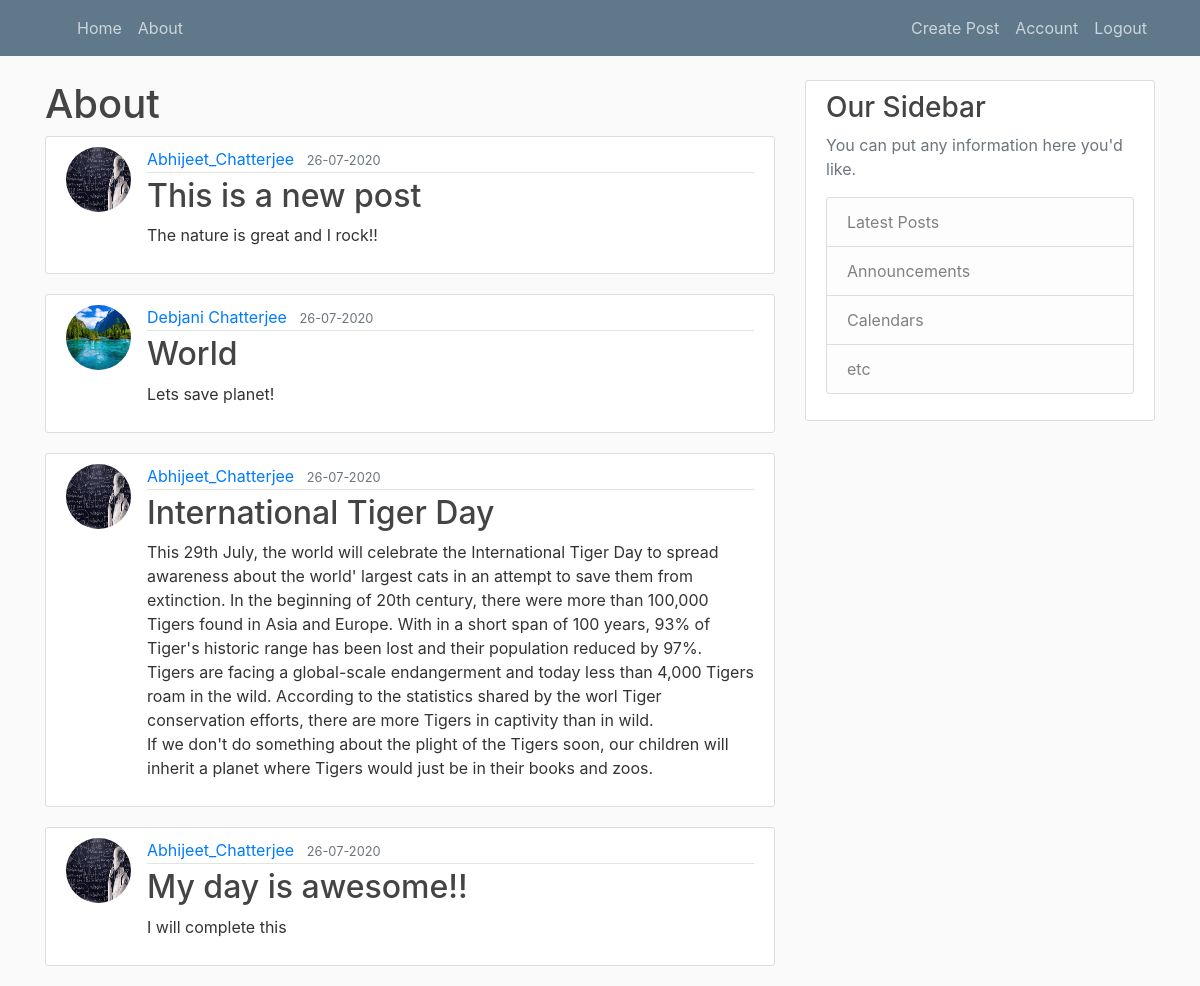
The page /about (signed in) on the database its author committed.
### flask_blog/models.py (models this page shows, shortened)
class Post(db.Model):
    id = db.Column(db.Integer, primary_key=True)
    title = db.Column(db.String(30), nullable=False)
    date = db.Column(db.DateTime, nullable=False, default=datetime.utcnow())
    content = db.Column(db.Text, nullable=False)
    user_id = db.Column(db.Integer, db.ForeignKey('users.id'), nullable=False)  # in the foreign key user is lower case as that is the table name that is by default named from he class User...

class Users(db.Model, UserMixin):
    id = db.Column(db.Integer, primary_key=True)
    username = db.Column(db.String(20), unique = True, nullable = False)
    email = db.Column(db.String(20), unique=True, nullable=False)
    password = db.Column(db.String(60), nullable=False)
    image = db.Column(db.String(20), nullable=False, default='default.jpg')
    posts = db.relationship('Post', backref='author', lazy=True)

### flask_blog/routes.py (the view)
@app.route("/about", endpoint='about')
def about():
    if current_user.is_authenticated:
        posts = Post.query.all()
        return render_template('about.html', posts=posts, title= title)
    else:
        flash(f'Not logged in!', 'info')
        return redirect(url_for('Register'))

### flask_blog/models.py (called while the page is built)
@login_manager.user_loader
def load_user(user_id):
    return Users.query.get(int(user_id))

### flask_blog/templates/about.html
{% extends 'layout.html' %}
{% block content%}
<h1>About</h1>
{% for i in posts %}
    <article class="media content-section">
        <img src="{{ url_for('static', filename='profile_pics/' + i.author.image) }}" class="rounded-circle article-img">
    <div class="media-body">
    <div class="article-metadata">
      <a class="mr-2" href="#">{{ i.author.username }}</a>
      <small class="text-muted">{{ i.date.strftime("%d-%m-%Y") }}</small>
    </div>
    <h2><a class="article-title" href="{{ url_for('post', post_id=i.id) }}">{{ i.title }}</a></h2>
    <p class="article-content">{{ i.content }}</p>
    </div>
    </article>
{% endfor %}
{% endblock %}

### flask_blog/templates/layout.html (shortened to what this page needs)
<!DOCTYPE html>
<html lang="en">
<head>
    <link rel="stylesheet" href="https://stackpath.bootstrapcdn.com/bootstrap/4.5.0/css/bootstrap.min.css">
    <link rel="stylesheet" href="{{url_for('static', filename='main.css')}}">
</head>
<body>
<header class="site-header">
  <nav class="navbar navbar-expand-md navbar-dark bg-steel fixed-top">
    <div class="container">
      <div class="collapse navbar-collapse" id="navbarToggle">
        <div class="navbar-nav mr-auto">
          <a class="nav-item nav-link" href="{{url_for('home')}}">Home</a>
          <a class="nav-item nav-link" href="{{url_for('about')}}">About</a>
        </div>
        <div class="navbar-nav">
          {% if current_user.is_authenticated %}
            <a class="nav-item nav-link" href="{{url_for('new_post')}}">Create Post</a>
            <a class="nav-item nav-link" href="{{url_for('Account')}}">Account</a>
            <a class="nav-item nav-link" href="{{url_for('Logout')}}">Logout</a>
          {% else %}
          <a class="nav-item nav-link" href="{{url_for('Login')}}">Login</a>
          <a class="nav-item nav-link" href="{{url_for('Register')}}">Register</a>
          {% endif %}
        </div>
      </div>
    </div>
  </nav>
</header>
<main role="main" class="container">
  <div class="row">
    <div class="col-md-8">
      {% block content %}{% endblock %}
    </div>
    <div class="col-md-4">
      <div class="content-section">
        <h3>Our Sidebar</h3>
        <p class='text-muted'>You can put any information here you'd like.
          <ul class="list-group">
            <li class="list-group-item list-group-item-light">Latest Posts</li>
            <li class="list-group-item list-group-item-light">Announcements</li>
            <li class="list-group-item list-group-item-light">Calendars</li>
            <li class="list-group-item list-group-item-light">etc</li>
          </ul>
        </p>
      </div>
    </div>
  </div>
</main>
</body>

### flask_blog/static/main.css (style rules this page uses)
body { background: #fafafa; color: #333333; margin-top: 5rem; }
h1, h2, h3, h4, h5, h6 { color: #444444; }
.bg-steel { background-color: #5f788a; }
.site-header .navbar-nav .nav-link { color: #cbd5db; }
.content-section { background: #ffffff; padding: 10px 20px; border: 1px solid #dddddd; border-radius: 3px; margin-bottom: 20px; }
.article-title { color: #444444; }
.article-content { white-space: pre-line; }
.article-img { height: 65px; width: 65px; margin-right: 16px; }
.article-metadata { padding-bottom: 1px; margin-bottom: 4px; border-bottom: 1px solid #e3e3e3 }

### rows shown on the page
Post: image (picture), author.username "Abhijeet_Chatterjee", date "26-07-2020", title "This is a new post", content "The nature is great and I rock!!"
Post: image (placeholder picture), author.username "Debjani Chatterjee", date "26-07-2020", title "World", content "Lets save planet!"
Post: image (picture), author.username "Abhijeet_Chatterjee", date "26-07-2020", title "International Tiger Day", content "This 29th July, the world will celebrate the International Tiger Day to spread awareness about the world' largest cats in an attempt to save them from extinction. In the beginning of 20th century, there were more than 100,000 Tigers found in Asia and Europe. With in a short span of 100 years, 93% of Tiger's historic range has been lost and their population reduced by 97%. Tigers are facing a global-scale endangerment and today less than 4,000 Tigers roam in the wild. According to the statistics shared by the worl Tiger conservation efforts, there are more Tigers in captivity than in wild. If we don't do something about the plight of the Tigers soon, our children will inherit a planet where…"
Post: image (picture), author.username "Abhijeet_Chatterjee", date "26-07-2020", title "My day is awesome!!", content "I will complete this"
